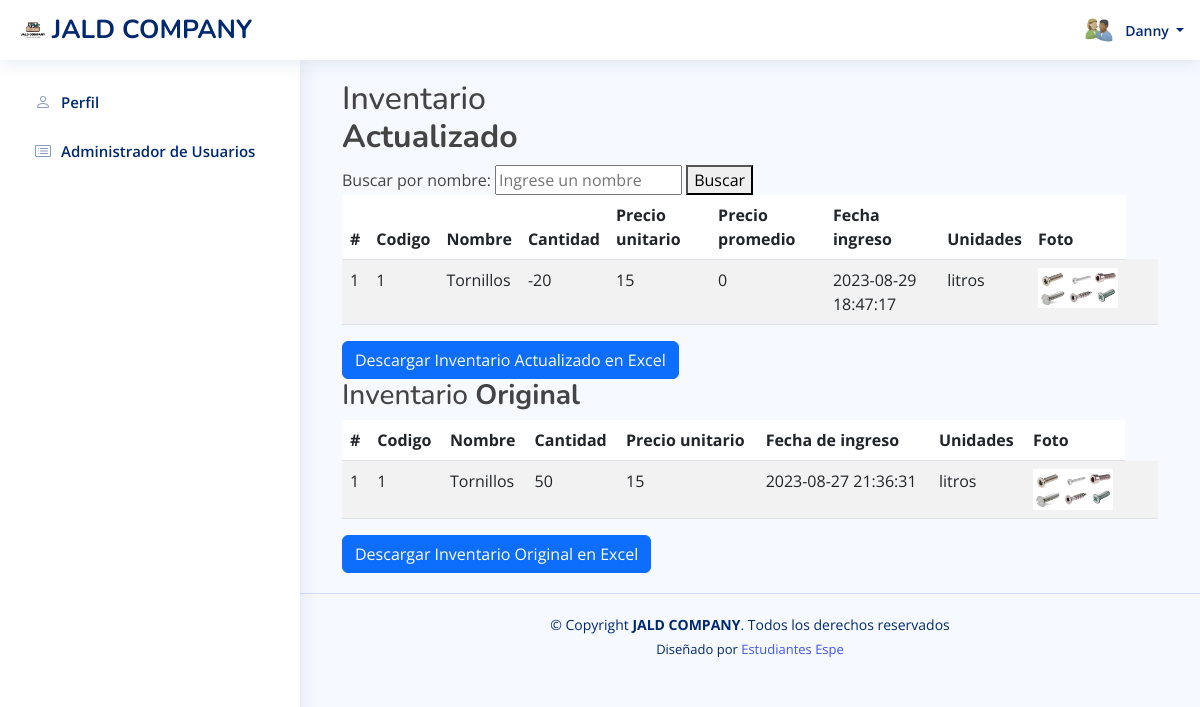
The app's page /ProyectoTercerParcial/php/index.php?nombre=Tornillos (signed in), older data.
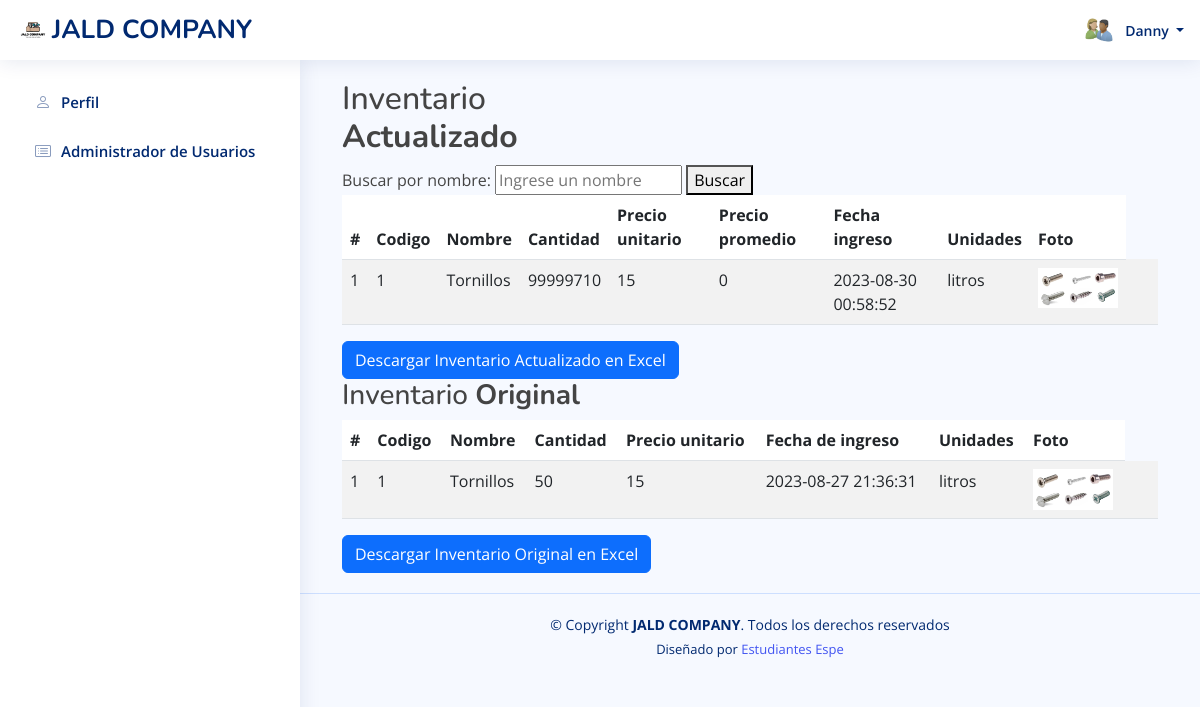
The same page, newer data.
### tables this page shows
CREATE TABLE `inventario` (
  `ID` int(11) NOT NULL,
  `nombre` varchar(200) NOT NULL,
  `cantidad` int(11) NOT NULL,
  `precio` double NOT NULL,
  `precio_promedio` double NOT NULL,
  `foto` varchar(200) NOT NULL,
  `fecha` datetime DEFAULT current_timestamp() ON UPDATE current_timestamp(),
  `Unidades` varchar(255) NOT NULL,
  `cantidad_necesaria` int(11) NOT NULL DEFAULT 0,
  `codigo_registro` varchar(255) DEFAULT NULL,
  `pendiente` int(11) NOT NULL DEFAULT 0,
  `precio_despacho` decimal(10,2) DEFAULT NULL,
  `tipo` enum('PRODUCTO','MATERIAL') NOT NULL
);

### ProyectoTercerParcial/php/index.php (the view, shortened to what the changed rows need)
<?php
include('dbconnection.php');
?>
<!DOCTYPE html>
<html lang="en">
<head>
  <link href="../vendor/bootstrap/css/bootstrap.min.css" rel="stylesheet">
  <link href="../vendor/bootstrap-icons/bootstrap-icons.css" rel="stylesheet">
  <link href="../vendor/boxicons/css/boxicons.min.css" rel="stylesheet">
  <link href="../vendor/quill/quill.snow.css" rel="stylesheet">
  <link href="../vendor/quill/quill.bubble.css" rel="stylesheet">
  <link href="../vendor/remixicon/remixicon.css" rel="stylesheet">
  <link href="../vendor/simple-datatables/style.css" rel="stylesheet">
  <link href="../css/stylebootstrap.css" rel="stylesheet">
</head>
<body>
  <main id="main" class="main">
  <div class="container-xl">
        <div class="table-responsive">
            <div class="table-wrapper">
                <div class="table-title">
                    <div class="row">
                        <div class="col-sm-5">
                            <h2>Inventario <b>Actualizado</b></h2>
                        </div>
                    </div>
                </div>
                <table class="table table-striped table-hover">
                    <thead>
                        <tr>
                            <th>#</th>
                            <th>Codigo </th>
                            <th>Nombre </th>
                            <th>Cantidad </th>
                            <th>Precio unitario </th>
                            <th>Precio promedio</th>
                            <th>Fecha ingreso</th>
                            <th>Unidades</th>
                            <th>Foto</th>
                        </tr>
                    </thead>
                    <tbody>
                        <?php
                                $filtro = "";
                         if (isset($_GET['nombre'])) {
            $filtro = " AND nombre LIKE '%" . $_GET['nombre'] . "%'";
        }
        $consulta = "SELECT * FROM inventario WHERE tipo='MATERIAL'" . $filtro;
        $ret = mysqli_query($con, $consulta);
        $cnt = 1;
                $row = mysqli_num_rows($ret);
                        if ($row > 0) {
                            while ($row = mysqli_fetch_array($ret)) {
                        ?>
                                <tr class="<?php echo $fila_clase; ?>">
                                    <td><?php echo $cnt; ?></td>
                                    <td><?php echo $row['ID']; ?></td>
                                    <td><?php echo $row['nombre']; ?>
                                    <td><?php echo $row['cantidad']; ?></td>
                                    <td><?php echo $row['precio']; ?></td>
                                    <td><?php echo $row['precio_promedio']; ?></td>
                                    <td><?php echo $row['fecha'];?></td>
                                    <td><?php echo $row['Unidades']; ?></td>
                                    <td><img src="<?php echo $row['foto']; ?>" width=80px $heigh=auto><td>
                                    <td>
                                    </td>
                                </tr>
                        <?php
                                $cnt = $cnt + 1;
                            }
                        } else {
                        ?>
                            <tr>
                                <th style="text-align:center; color:red;" colspan="6">No hay productos registrados </th>
                            </tr>
                        <?php } ?>
                    </tbody>
                </table>
                        <table class="table table-striped table-hover">
                    <thead>
                        <tr>
                            <th>#</th>
                            <th>Codigo </th>
                            <th>Nombre </th>
                            <th>Cantidad </th>
                            <th>Precio unitario </th>
                            <th>Fecha de ingreso</th>
                            <th>Unidades</th>
                            <th>Foto</th>
                        </tr>
                    </thead>
                </table>
            </div>
        </div>
    </div>
  </main>
</body>
</html>

Row changes from the older to the newer data that the page shows:
changed inventario "Tornillos": cantidad "-20" → "99999710"; fecha "2023-08-29 18:47:17" → "2023-08-30 00:58:52"
